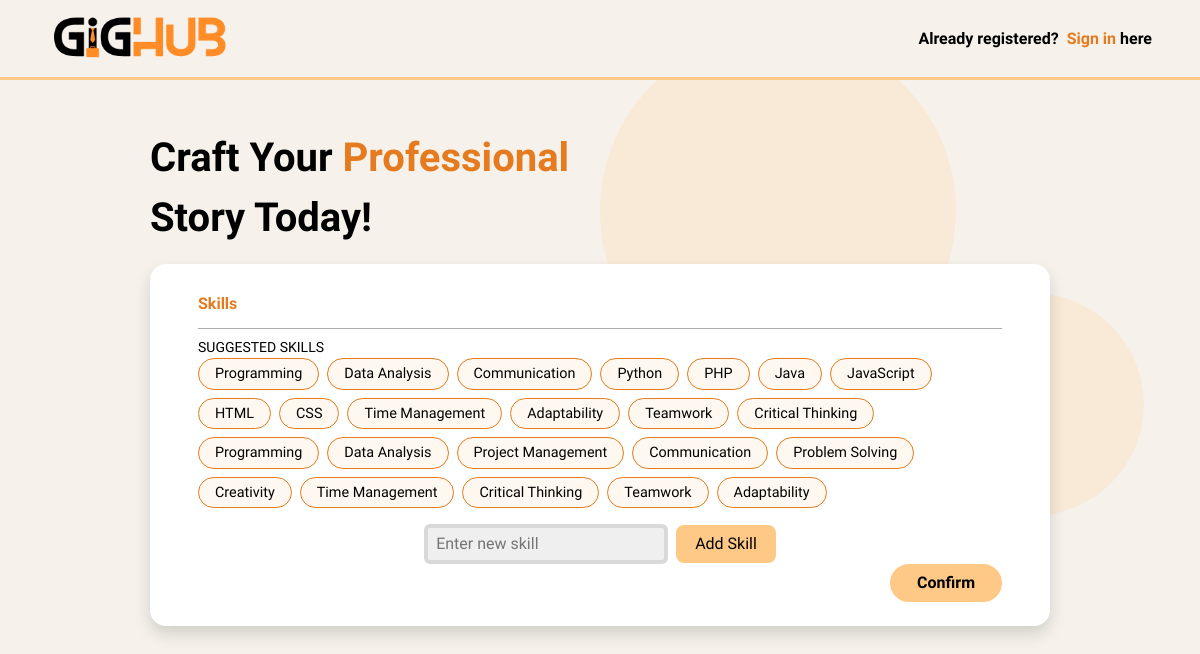
The app's page /register_skills/ (signed in), older data.
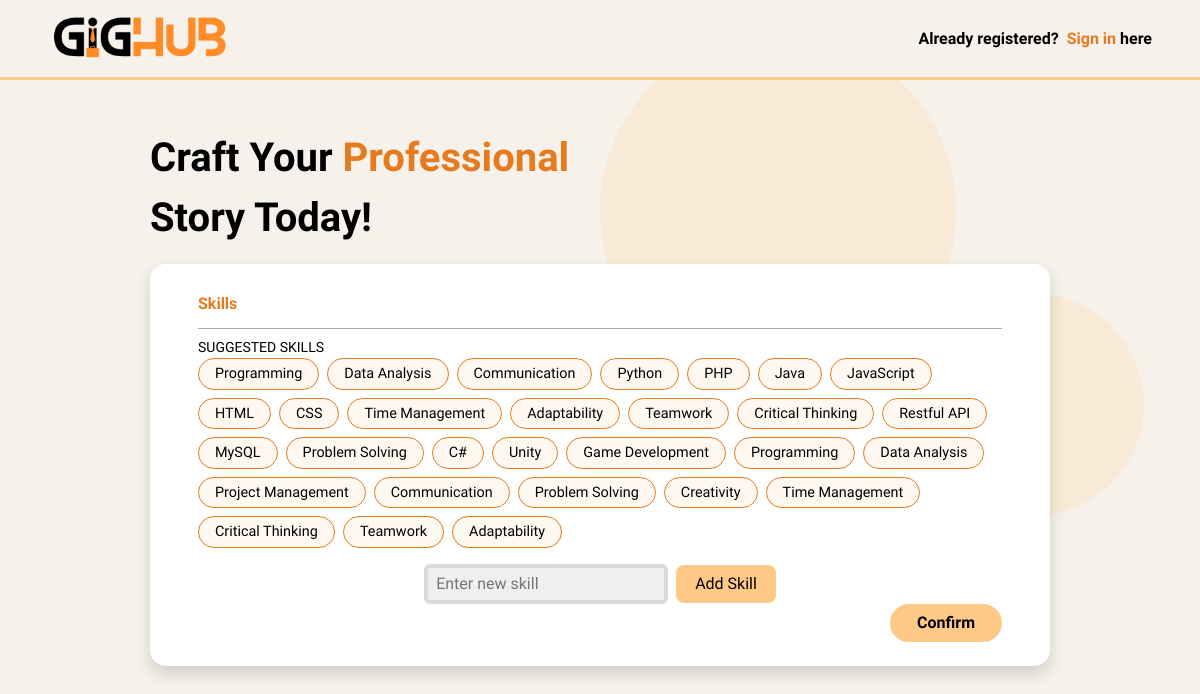
The same page, newer data.
### GigHub/models.py (models this page shows)
class Skills(models.Model):
    name = models.CharField(max_length=255)
    def __str__(self) -> str:
        return f"{self.name}"

### GigHub/views.py (the view, shortened to what this page needs)
# urls.py: path('register_skills/', views.register_skills, name="register_skills"),
def register_skills(request):
    guest = checkAuth(request)
    if guest != True:
        return redirect(f"{guest}")
    if request.method == "GET":
        skills = list(Skills.objects.all())
        if len(skills) <= 20:
            template_skills = ['Programming','Data Analysis','Project Management', 'Communication','Problem Solving',
                               'Creativity','Time Management','Critical Thinking','Teamwork','Adaptability']
            skills += template_skills
        else:
            skills = Skills.objects.annotate(profile_count=Count('profile')).order_by('-profile_count')[:20]
        return render(request, "register_work.html", {'Skills':skills})

### GigHub/utils.py (called while the page is built)
def checkAuth(request):
    if request.user.is_authenticated:
        return True
    else:
        'GigHub:index'

### GigHub/templates/register_work.html (shortened to what this page needs)
{% load static %}
<!DOCTYPE html>
<html lang="en">
  <head>
    <link
      href="https://cdn.jsdelivr.net/npm/bootstrap@5.3.2/dist/css/bootstrap.min.css"
      rel="stylesheet"
    />
    <link rel="stylesheet" href="{% static 'css/register_work.css' %}" />
  </head>
  <body>
    <header
      class="d-flex align-items-center justify-content-between position-fixed top-0"
    >
      <a href="{% url 'GigHub:index' %}" class="d-flex align-items-center">
        <img src="{{ '/media/site/header_logo.png' }}" alt="logo" />
      </a>
      <a
        href="{% url 'GigHub:login' %}"
        class="register-link text-decoration-none fw-bold"
      >
        <span>Already registered?</span>
        <span class="sign-up-link">&nbsp;Sign in&nbsp;</span
        ><span>here</span></a
      >
    </header>
    <content class="d-flex flex-column gap-3 align-items-center py-5">
      <div class="cta fw-bold w-75">
        Craft Your&nbsp;<span>Professional</span><br />Story Today!
      </div>
      <form
        id="regForm"
        action="{% url 'GigHub:register_skills' %}"
        class="rounded-4 shadow py-4 px-5 d-flex flex-column align-items-center"
        method="POST"
        enctype="multipart/form-data"
        onsubmit="return false"
      >
        <label for="skills" class="w-100 form_labels fw-bold mt-1"
          >Skills</label
        >
        <div type="text" id="skills" class="px-2 pt-1 pb-2 w-100 mb-2"></div>
        <small id="suggestedSkills" class="w-100">SUGGESTED SKILLS</small>
        <div class="d-flex flex-wrap gap-2 w-100 tags_list">
          {% for skill in Skills %}
          <div class="tags rounded-pill py-1 px-3">
            {{ skill }}
          </div>
          {% endfor %}
        </div>
        <div
          class="mt-3 d-flex gap-2 flex-wrap justify-content-center align-items-center"
        >
          <input
            type="text"
            id="newTagInput"
            placeholder="Enter new skill "
            class="rounded-2 px-2 py-1"
          />
          <a id="createTagBtn" class="px-3 py-1 rounded-3 text-decoration-none">
            Add Skill
          </a>
        </div>
        <a
          class="submit-form text-decoration-none rounded-pill px-4 py-1 fw-bold align-self-end"
        >
          Confirm
        </a>
      </form>
    </content>
  </body>
</html>

### GigHub/static/css/register_work.css (style rules this page uses)
:root { --topaz: #fec887; --isabelline: #f6f2eb; --lexend: "Lexend", sans-serif; --mango-tango: #e57b1e; --earth-yellow: #ecb067; --transition-1: ease-in-out all 0.3s; --black: #000; --white: #fff; --blue: #1213e5; --gainsboro: #d9d9d9; --white-smoke: #efefef; --dark-gray: #acacac; --gray: #808080; --red: #d73d3d; }
* { box-sizing: border-box; margin: 0; padding: 0; }
body { height: calc(100vh - 5rem); width: 100%; margin-top: 5rem; font-family: var(--lexend); -webkit-user-select: none; -moz-user-select: none; -ms-user-select: none; user-select: none; color: var(--black) !important; background-color: var(--isabelline); background-image: url(/assets/bg_body.png); background-size: cover; background-repeat: repeat-y; font-size: 1rem; }
header { height: 5rem; width: 100%; z-index: 1000; border-bottom: solid 3px var(--topaz) !important; padding: 0 3rem; background-color: var(--isabelline); }
header a { height: 100%; }
header a img { height: 80%; }
header .register-link { color: var(--black); transition: var(--transition-1); height: fit-content; }
header .register-link span.sign-up-link { color: var(--mango-tango); }
content .cta { font-size: 2.5rem; width: 50%; }
content .cta span { color: var(--mango-tango); }
content form { background-color: var(--white); width: 75%; min-width: 350px; }
.form_labels { color: var(--mango-tango); }
form .submit-form { color: var(--black); cursor: pointer; background-color: var(--topaz); border: solid 3px var(--topaz); transition: var(--transition-1); }
.tags { background-color: #fec88720; border: solid 1px var(--mango-tango); cursor: pointer; transition: var(--transition-1); font-size: 0.9rem; width: fit-content; display: flex; align-items: center; gap: 0.5rem; }
#skills { border-bottom: solid 1px var(--dark-gray); display: flex; gap: 0.5rem; flex-wrap: wrap; }
#createTagBtn { cursor: pointer; background-color: var(--topaz); border: var(--topaz) solid 3px; color: var(--black); transition: var(--transition-1); }
#newTagInput { outline: none; border: solid 4px var(--gainsboro); background-color: var(--white-smoke); font-size: 1rem; }

Row changes from the older to the newer data that the page shows:
added Skills: name "Restful API"
added Skills: name "MySQL"
added Skills: name "Problem Solving"
added Skills: name "C#"
added Skills: name "Unity"
added Skills: name "Game Development"
